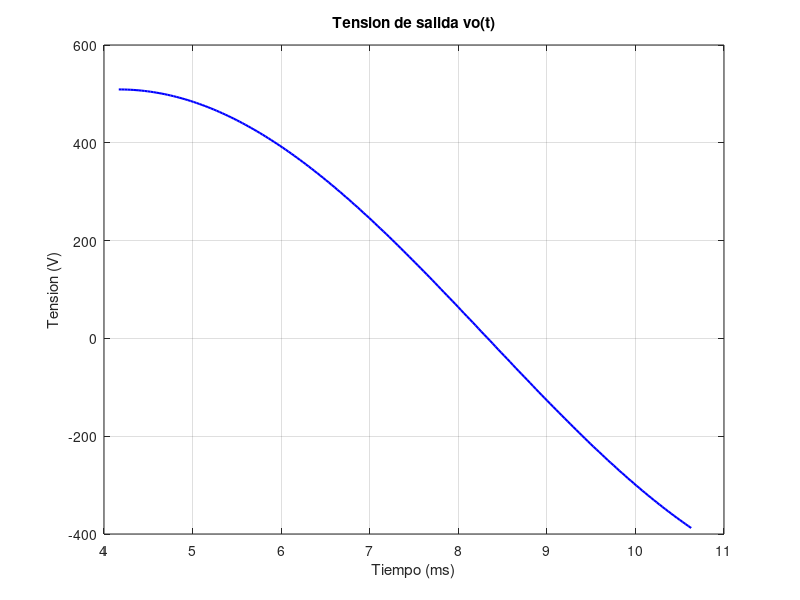

MATLAB code to generate this figure:
x=linspace(0.0041667,0.01063,200);
vo=509.12*sin(376.991*x);
plot(x*1e3,vo,'b','LineWidth',1.5); hold on
title('Tension de salida vo(t)'); xlabel('Tiempo (ms)'); ylabel('Tension (V)')
grid on
